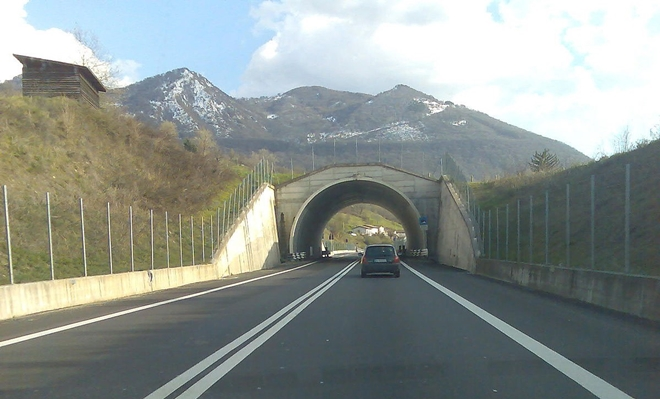
#> input picture Lane_image4.jpg, 660 x 399 px
$ jupyter execute ComplexProblem_LaneDetection-Photo.ipynb
#> lines starting #> are read from the running program, lines starting #| are printed output that depends on the picture; after the words box and inside, x2 and y2 are one past the last pixel; in counts of white or black regions, pixels touching at a corner belong together
[cell 1]
#importing required libraries.
import cv2
import numpy as np
import matplotlib.pyplot as plt

[cell 2]
#step1:function for canny edge detection
def canny(image):
    #converting image from RGB to grayscale.
    gray = cv2.cvtColor(image, cv2.COLOR_RGB2GRAY)
    #applying gaussianblur on the input.
    blur = cv2.GaussianBlur(gray, (5,5), 0)
    #applying canny edge detection on the input.
    canny = cv2.Canny(blur, 50, 150)
    return canny

[cell 3]
#step2:getting the region of interest from the input.
def roi(image):
    height = image.shape[0]
    polygons= np.array([[(100, height), (700, height), (380, 260)]], np.int32)
    #polygons = np.array([[(0, height), (490, 310), (890, height)]], np.int32)
    mask = np.zeros_like(image)
    cv2.fillPoly(mask, polygons, 255)
    masked_image = cv2.bitwise_and(image, mask)
    return masked_image

[cell 4]
#step3:getting straight lines
def display_lines(image, lines):
    line_image = np.zeros_like(image)
    if lines is not None:
        for line in lines:
            x1, y1, x2, y2 = line.reshape(4)
            cv2.line(line_image, (x1, y1), (x2, y2), (0,0,255), 3)
    return line_image

[cell 5]
#step4:a fuction that returns all the coordinates
def make_coordinates(image, line_parameters):
    slope, intercept = line_parameters
    y1 = image.shape[0]
    y2 = int(y1*(3.5/5))
    x1 = int((y1 - intercept)/slope)
    x2 = int((y2 - intercept)/slope)
    return np.array([x1, y1, x2, y2])

[cell 6]
#step5:function for getting smooth lines in the output.
def average_slope_intercept(image, lines):
    left_fit = []
    right_fit = []
    for line in lines:
        x1, y1, x2, y2 = line.reshape(4)
        parameters = np.polyfit((x1, x2), (y1, y2), 1)
        slope = parameters[0]
        intercept = parameters[1]
        if slope < 0:
            left_fit.append((slope, intercept))
        else:
            right_fit.append((slope, intercept))


    # Ensure that list are not empty
    if len(right_fit) == len(left_fit) == 0:
        return np.array([])
    if len(left_fit) == 0:
        right_fit_avg = np.average(right_fit, axis=0)
        right_line = make_coordinates(image, right_fit_avg)
        return np.array([right_line])
    elif len(right_fit) == 0:
        left_fit_avg = np.average(left_fit, axis=0)
        left_line = make_coordinates(image, left_fit_avg)
        return np.array([left_line])

    left_fit_avg = np.average(left_fit, axis=0)
    right_fit_avg = np.average(right_fit, axis=0)
    left_line = make_coordinates(image, left_fit_avg)
    right_line = make_coordinates(image, right_fit_avg)
    return np.array([left_line, right_line])

[cell 7]
# [11 lines of commented-out code are left out]
image = cv2.imread('Lane_image4.jpg')
#> image is the input picture: shape (399, 660, 3); mean B, G, R 143.1, 147.5, 140.4


lane_image = np.copy(image)
canny_image = canny(lane_image)
#> in canny, `gray = cv2.cvtColor(image, cv2.COLOR_RGB2GRAY)`:
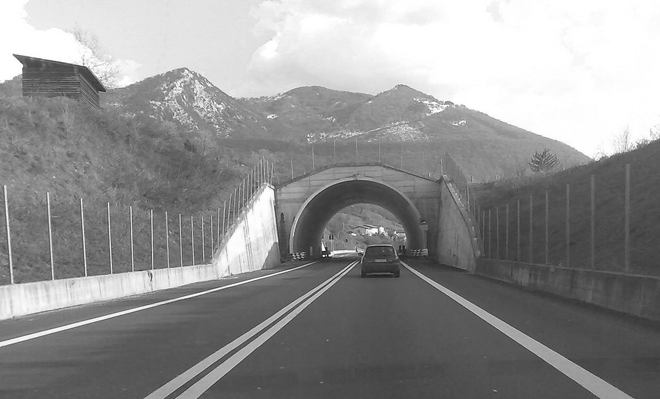
#> gray: shape (399, 660); min 18, max 255, mean 145.4
#> in canny, `canny = cv2.Canny(blur, 50, 150)`:
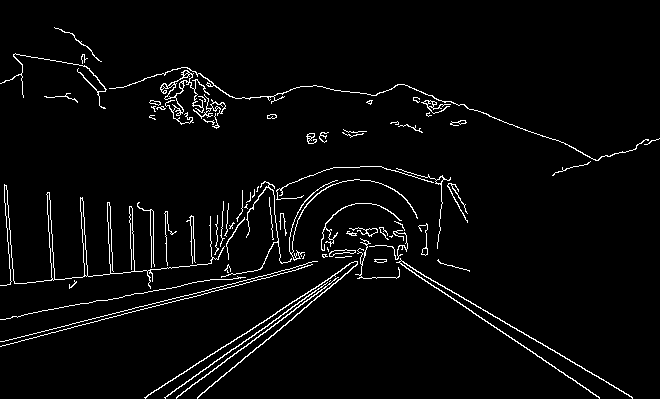
#> canny: shape (399, 660); 3.4% white in thin lines or dots

cropped_image = roi(canny_image)
#> in roi, `cv2.fillPoly(mask, polygons, 255)`:
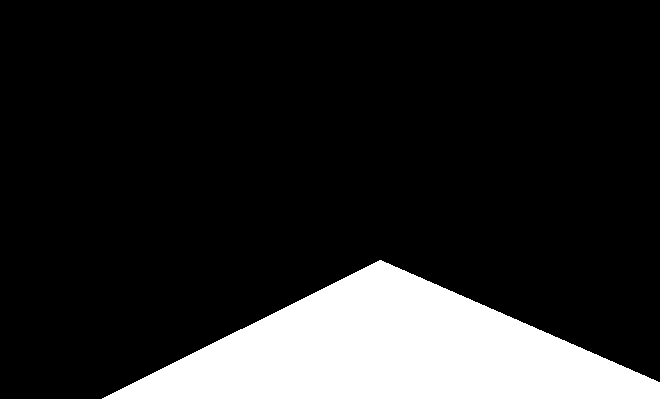
#> mask: shape (399, 660); 15.7% white; 1 white region, box (x1, y1, x2, y2) and area: (102, 260, 660, 399) 41231
#> in roi, `masked_image = cv2.bitwise_and(image, mask)`:
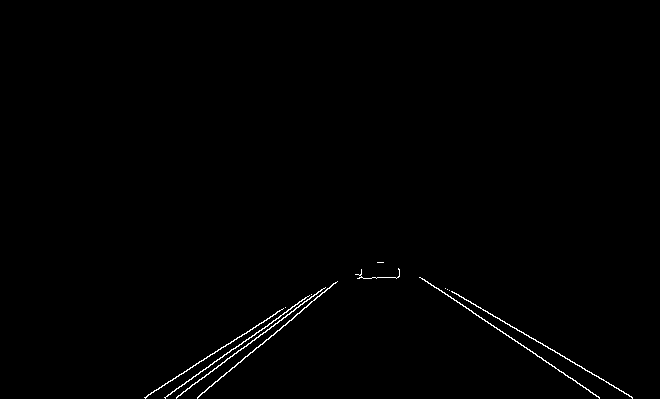
#> masked_image: shape (399, 660); 0.63% white in thin lines or dots, all inside (x1, y1, x2, y2) = (144, 262, 633, 399)
lines = cv2.HoughLinesP(cropped_image, 2, np.pi/180, 100, np.array([]), minLineLength=40, maxLineGap=5)
#> lines = [[420, 277, 599, 398], [176, 397, 311, 296], [144, 397, 237, 337], [480, 307, 632, 398], [186, 381, 271, 323], [199, 395, 293, 318]]
averaged_lines = average_slope_intercept(lane_image, lines)
#> the loop in average_slope_intercept, `for line in lines:` made 6 passes
#> (x1, y1, x2, y2, slope, intercept) on passes 1 to 6: (420, 277, 599, 398, 0.676, -6.91), (176, 397, 311, 296, -0.748, 528.7), (144, 397, 237, 337, -0.645, 489.9), (480, 307, 632, 398, 0.599, 19.63), (186, 381, 271, 323, -0.682, 507.9), (199, 395, 293, 318, -0.819, 558)
#> after the loop in average_slope_intercept, `for line in lines:`: left_fit = [(-0.748, 528.7), (-0.645, 489.9), (-0.682, 507.9), (-0.819, 558)]; right_fit = [(0.676, -6.91), (0.599, 19.63)]
#> in average_slope_intercept, `left_fit_avg = np.average(left_fit, axis=0)`: left_fit_avg = [-0.724, 521.1]
#> in average_slope_intercept, `right_fit_avg = np.average(right_fit, axis=0)`: right_fit_avg = [0.637, 6.36]
#> in make_coordinates, `slope, intercept = line_parameters`: slope = -0.724; intercept = 521.1
#> in make_coordinates, `x1 = int((y1 - intercept)/slope)`: x1 = 168
#> in make_coordinates, `x2 = int((y2 - intercept)/slope)`: x2 = 334
#> in average_slope_intercept, `left_line = make_coordinates(image, left_fit_avg)`: left_line = [168, 399, 334, 279]
#> in average_slope_intercept, `right_line = make_coordinates(image, right_fit_avg)`: right_line = [616, 399, 427, 279]
#> averaged_lines = [[168, 399, 334, 279], [616, 399, 427, 279]]

line_image = display_lines(lane_image, averaged_lines)
#> the loop in display_lines, `for line in lines:` made 2 passes
combine_image = cv2.addWeighted(lane_image, 0.8, line_image, 1, 1)
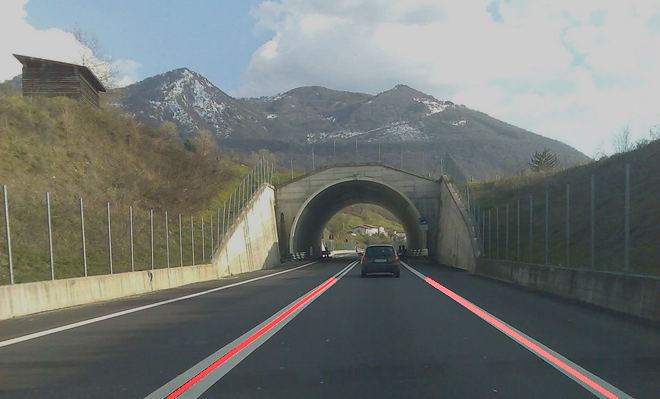
#> combine_image: shape (399, 660, 3); mean B, G, R 115.5, 119, 114.6
cv2.imshow("Lane Detection", combine_image)
cv2.waitKey(0)

plt.imshow(canny_image)
plt.show()
